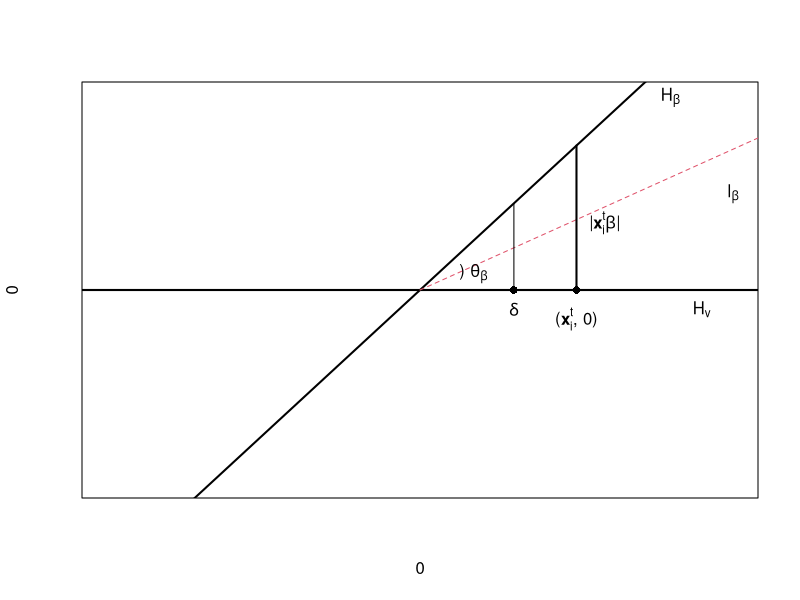

Source code (R):
plot(0,0, xlim=c(-10,10), ylim=c(-20,20), type="n", xaxt="n", yaxt="n", axes=T)
abline(0,0, lty=1, col=1, lwd=2)
abline(0,3, lty=1, col=1, lwd=2)
arrows(0, 0, 13,19, lty=2, col=2, lwd=1)
points(3,0,pch=16,cex=1)
text(3,-2, expression(delta))
text(1.7,1.7, expression(")"*" "*theta[beta]))
segments(3,0,3,9,lty=1,lwd=1)
segments(5,0, 5, 15, lty=1, lwd=2)
expr=expression("|"* bold(x)[i]^t* beta *"|")
text(5.9, 7, labels=expr )
text(9,-2, expression(H[v]))
text(8,20, expression(H[beta]))
text(10, 10, expression(l[beta]))
points(5,0, pch=16, cex=1)
expr1=expression(paste("(", bold(x)[i]^t, ",", " ", "0",")") )
text(5,-3, labels=expr1 )